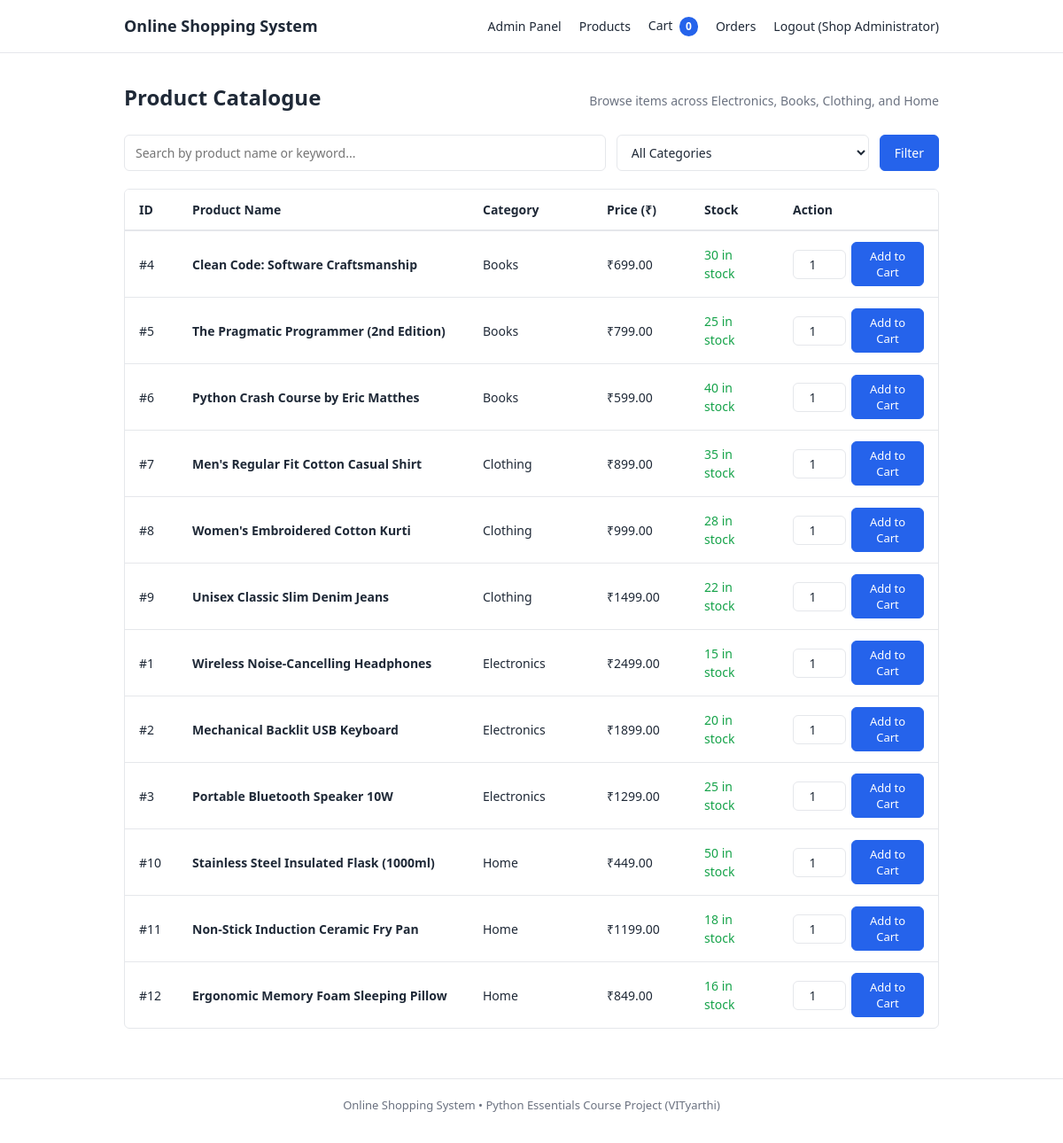
Screenshot of /products (signed in) with the database file from the repository.
### tables this page shows
CREATE TABLE Products (
                product_id INTEGER PRIMARY KEY AUTOINCREMENT,
                name TEXT NOT NULL,
                category TEXT NOT NULL,
                price REAL NOT NULL CHECK (price > 0),
                stock INTEGER NOT NULL CHECK (stock >= 0)
            );

### app.py (the view)
@app.route("/products")
@login_required
def products_page():
    keyword = request.args.get("q", "").strip()
    category = request.args.get("category", "").strip()
    all_products = product.search(keyword=keyword, category=category)
    return render_template(
        "products.html",
        products=all_products,
        search_query=keyword,
        selected_category=category,
    )

### app.py (called while the page is built)
def login_required(f: Callable) -> Callable:
    @wraps(f)
    def decorated_function(*args: Any, **kwargs: Any) -> Any:
        if "user_id" not in session:
            return redirect(url_for("login_page"))
        return f(*args, **kwargs)
    return decorated_function

@app.context_processor
def inject_global_data() -> dict:
    current_cart = session.get("cart", {})
    total_qty = sum(int(q) for q in current_cart.values() if isinstance(q, int) or (isinstance(q, str) and q.isdigit()))
    return {
        "current_user": {
            "user_id": session.get("user_id"),
            "name": session.get("name"),
            "email": session.get("email"),
            "role": session.get("role"),
        } if "user_id" in session else None,
        "cart_count": total_qty,
    }

### database.py (called while the page is built)
def get_connection(db_path: str = DEFAULT_DB_PATH) -> sqlite3.Connection:
    conn = sqlite3.connect(db_path)
    conn.execute("PRAGMA foreign_keys = ON;")
    conn.row_factory = sqlite3.Row
    return conn

### templates/products.html (shortened to what this page needs)
{% extends "base.html" %}
{% block content %}
<div style="display: flex; justify-content: space-between; align-items: baseline; flex-wrap: wrap; margin-bottom: 8px;">
  <h1>Product Catalogue</h1>
  <p style="color: #6b7280; font-size: 14px;">Browse items across Electronics, Books, Clothing, and Home</p>
</div>
<form method="GET" action="{{ url_for('products_page') }}" class="filter-bar">
  <input
    type="text"
    name="q"
    placeholder="Search by product name or keyword..."
    value="{{ search_query }}"
  >
  <select name="category" onchange="this.form.submit()">
    <option value="" {% if not selected_category %}selected{% endif %}>All Categories</option>
  </select>
  <button type="submit" class="btn">Filter</button>
</form>
<div class="table-wrapper">
  <table>
    <thead>
      <tr>
        <th style="width: 60px;">ID</th>
        <th>Product Name</th>
        <th style="width: 140px;">Category</th>
        <th style="width: 110px;">Price (₹)</th>
        <th style="width: 100px;">Stock</th>
        <th style="width: 180px;">Action</th>
      </tr>
    </thead>
    <tbody>
      {% if products %}
        {% for p in products %}
          <tr>
            <td>#{{ p.product_id }}</td>
            <td><strong>{{ p.name }}</strong></td>
            <td>{{ p.category }}</td>
            <td>₹{{ "%.2f"|format(p.price) }}</td>
            <td>
              {% if p.stock > 0 %}
                <span class="in-stock">{{ p.stock }} in stock</span>
              {% else %}
                <span class="out-of-stock">Out of stock</span>
              {% endif %}
            </td>
            <td>
              {% if p.stock > 0 %}
                <div style="display: flex; align-items: center;">
                  <input
                    type="number"
                    id="qty-{{ p.product_id }}"
                    class="qty-input"
                    value="1"
                    min="1"
                    max="{{ p.stock }}"
                  >
                  <button
                    type="button"
                    class="btn btn-sm"
                    onclick="addToCart({{ p.product_id }})"
                  >
                    Add to Cart
                  </button>
                </div>
              {% else %}
                <button type="button" class="btn btn-sm" disabled>Out of Stock</button>
              {% endif %}
            </td>
          </tr>
        {% endfor %}
      {% else %}
        <tr>
          <td colspan="6" style="text-align: center; padding: 32px; color: #6b7280;">
            No products found matching your search criteria.
          </td>
        </tr>
      {% endif %}
    </tbody>
  </table>
</div>
{% endblock %}

### templates/base.html (shortened to what this page needs)
<!DOCTYPE html>
<html lang="en">
<head>
  <link rel="stylesheet" href="{{ url_for('static', filename='style.css') }}">
</head>
<body>
  <header>
    <nav class="navbar">
      <a href="{{ url_for('index') }}" class="brand-link">Online Shopping System</a>
      <ul class="nav-links">
        {% if current_user %}
          {% if current_user.role == 'admin' %}
            <li><a href="{{ url_for('admin_page') }}">Admin Panel</a></li>
          {% endif %}
          <li><a href="{{ url_for('products_page') }}">Products</a></li>
          <li>
            <a href="{{ url_for('cart_page') }}">
              Cart <span class="badge" id="navbar-cart-count">{{ cart_count }}</span>
            </a>
          </li>
          <li><a href="{{ url_for('orders_page') }}">Orders</a></li>
          <li><a href="{{ url_for('logout') }}">Logout ({{ current_user.name }})</a></li>
        {% else %}
          <li><a href="{{ url_for('login_page') }}">Login</a></li>
          <li><a href="{{ url_for('register_page') }}">Register</a></li>
        {% endif %}
      </ul>
    </nav>
  </header>
  <main class="container">
    {% block content %}{% endblock %}
  </main>
  <footer>
    <p>Online Shopping System &bull; Python Essentials Course Project (VITyarthi)</p>
  </footer>
</body>
</html>

### static/style.css (style rules this page uses)
*, *::before, *::after { box-sizing: border-box; margin: 0; padding: 0; }
body { background-color: #ffffff; color: #1f2937; font-family: system-ui, -apple-system, "Segoe UI", Arial, sans-serif; line-height: 1.5; font-size: 15px; min-height: 100vh; display: flex; flex-direction: column; }
a { color: #2563eb; text-decoration: none; }
header { border-bottom: 1px solid #e5e7eb; background-color: #ffffff; }
.navbar { max-width: 960px; margin: 0 auto; padding: 16px 20px; display: flex; justify-content: space-between; align-items: center; flex-wrap: wrap; gap: 16px; }
.brand-link { font-size: 18px; font-weight: 700; color: #1f2937; text-decoration: none; }
.nav-links { display: flex; align-items: center; gap: 20px; list-style: none; font-size: 14px; }
.nav-links a { color: #1f2937; font-weight: 500; }
.badge { display: inline-block; background-color: #2563eb; color: #ffffff; font-size: 12px; font-weight: 600; padding: 2px 7px; border-radius: 9999px; margin-left: 4px; }
main.container { max-width: 960px; width: 100%; margin: 32px auto; padding: 0 20px; flex: 1; }
footer { border-top: 1px solid #e5e7eb; padding: 20px; text-align: center; font-size: 13px; color: #6b7280; }
h1 { font-size: 24px; font-weight: 700; margin-bottom: 16px; }
p { margin-bottom: 12px; }
input[type="text"], input[type="email"], input[type="password"], input[type="number"], select { width: 100%; padding: 9px 12px; font-size: 14px; border: 1px solid #e5e7eb; border-radius: 6px; background-color: #ffffff; color: #1f2937; font-family: inherit; }
.btn { display: inline-block; padding: 9px 16px; font-size: 14px; font-weight: 500; text-align: center; border-radius: 6px; border: 1px solid #2563eb; background-color: #2563eb; color: #ffffff; cursor: pointer; font-family: inherit; text-decoration: none; }
.btn-sm { padding: 6px 12px; font-size: 13px; }
.table-wrapper { width: 100%; overflow-x: auto; border: 1px solid #e5e7eb; border-radius: 6px; margin-bottom: 24px; }
table { width: 100%; border-collapse: collapse; text-align: left; font-size: 14px; }
th, td { padding: 12px 16px; border-bottom: 1px solid #e5e7eb; vertical-align: middle; }
th { background-color: #ffffff; font-weight: 600; color: #1f2937; border-bottom: 2px solid #e5e7eb; }
tr:last-child td { border-bottom: none; }
.in-stock { color: #16a34a; }
.qty-input { width: 60px !important; display: inline-block; padding: 6px 8px !important; text-align: center; margin-right: 6px; }
.filter-bar { display: flex; gap: 12px; margin-bottom: 20px; flex-wrap: wrap; }
.filter-bar input[type="text"] { flex: 2; min-width: 200px; }
.filter-bar select { flex: 1; min-width: 140px; }

### rows the page displays
Products: product_id "4", name "Clean Code: Software Craftsmanship", category "Books", price "699.00", stock "30"
Products: product_id "5", name "The Pragmatic Programmer (2nd Edition)", category "Books", price "799.00", stock "25"
Products: product_id "6", name "Python Crash Course by Eric Matthes", category "Books", price "599.00", stock "40"
Products: product_id "7", name "Men's Regular Fit Cotton Casual Shirt", category "Clothing", price "899.00", stock "35"
Products: product_id "8", name "Women's Embroidered Cotton Kurti", category "Clothing", price "999.00", stock "28"
Products: product_id "9", name "Unisex Classic Slim Denim Jeans", category "Clothing", price "1499.00", stock "22"
Products: product_id "1", name "Wireless Noise-Cancelling Headphones", category "Electronics", price "2499.00", stock "15"
Products: product_id "2", name "Mechanical Backlit USB Keyboard", category "Electronics", price "1899.00", stock "20"
Products: product_id "3", name "Portable Bluetooth Speaker 10W", category "Electronics", price "1299.00", stock "25"
Products: product_id "10", name "Stainless Steel Insulated Flask (1000ml)", category "Home", price "449.00", stock "50"
Products: product_id "11", name "Non-Stick Induction Ceramic Fry Pan", category "Home", price "1199.00", stock "18"
Products: product_id "12", name "Ergonomic Memory Foam Sleeping Pillow", category "Home", price "849.00", stock "16"

### other values shown
{{ cart_count }} "0"
{{ current_user.name }} "Shop Administrator"
